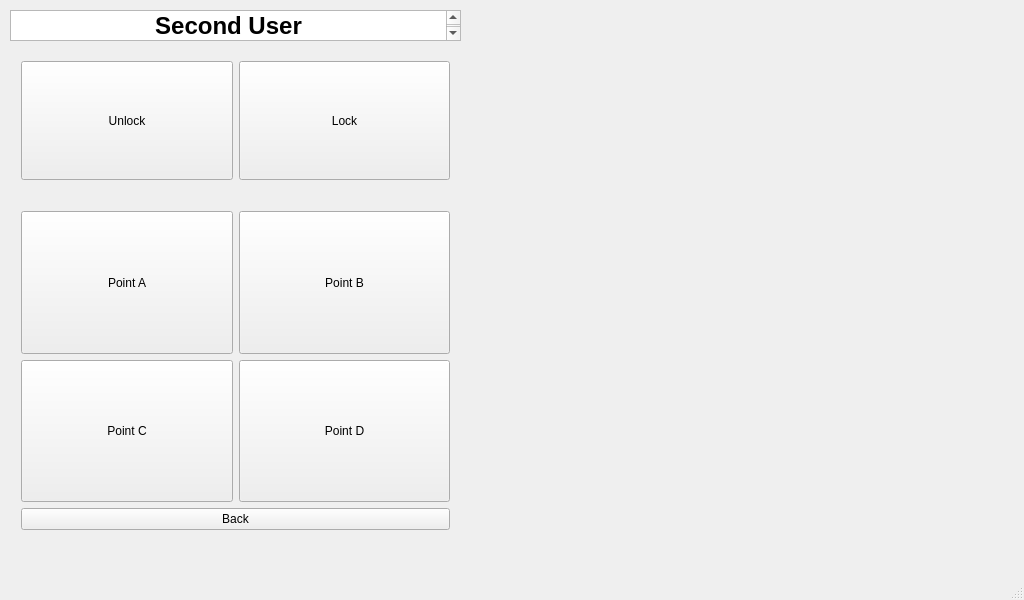
<?xml version="1.0" encoding="UTF-8"?>
<ui version="4.0">
 <class>merry_win</class>
 <widget class="QMainWindow" name="merry_win">
  <property name="geometry">
   <rect>
    <x>0</x>
    <y>0</y>
    <width>1024</width>
    <height>600</height>
   </rect>
  </property>
  <property name="windowTitle">
   <string>merry_win</string>
  </property>
  <widget class="QWidget" name="centralWidget">
   <widget class="QTextEdit" name="textEdit">
    <property name="geometry">
     <rect>
      <x>10</x>
      <y>10</y>
      <width>451</width>
      <height>31</height>
     </rect>
    </property>
    <property name="font">
     <font>
      <pointsize>18</pointsize>
      <weight>75</weight>
      <bold>true</bold>
     </font>
    </property>
    <property name="html">
     <string>&lt;!DOCTYPE HTML PUBLIC &quot;-//W3C//DTD HTML 4.0//EN&quot; &quot;http://www.w3.org/TR/REC-html40/strict.dtd&quot;&gt;
&lt;html&gt;&lt;head&gt;&lt;meta name=&quot;qrichtext&quot; content=&quot;1&quot; /&gt;&lt;style type=&quot;text/css&quot;&gt;
p, li { white-space: pre-wrap; }
&lt;/style&gt;&lt;/head&gt;&lt;body style=&quot; font-family:'Ubuntu'; font-size:18pt; font-weight:600; font-style:normal;&quot;&gt;
&lt;p align=&quot;center&quot; style=&quot; margin-top:0px; margin-bottom:0px; margin-left:0px; margin-right:0px; -qt-block-indent:0; text-indent:0px;&quot;&gt;Second User&lt;/p&gt;
&lt;p align=&quot;center&quot; style=&quot;-qt-paragraph-type:empty; margin-top:0px; margin-bottom:0px; margin-left:0px; margin-right:0px; -qt-block-indent:0; text-indent:0px; font-size:11pt; font-weight:400;&quot;&gt;&lt;br /&gt;&lt;/p&gt;&lt;/body&gt;&lt;/html&gt;</string>
    </property>
   </widget>
   <widget class="QWidget" name="gridLayoutWidget_2">
    <property name="geometry">
     <rect>
      <x>10</x>
      <y>50</y>
      <width>451</width>
      <height>141</height>
     </rect>
    </property>
    <layout class="QGridLayout" name="gridLayout">
     <item row="0" column="0">
      <widget class="QPushButton" name="Button_unlock1">
       <property name="sizePolicy">
        <sizepolicy hsizetype="Expanding" vsizetype="Expanding">
         <horstretch>0</horstretch>
         <verstretch>0</verstretch>
        </sizepolicy>
       </property>
       <property name="maximumSize">
        <size>
         <width>220</width>
         <height>16777215</height>
        </size>
       </property>
       <property name="layoutDirection">
        <enum>Qt::LeftToRight</enum>
       </property>
       <property name="styleSheet">
        <string notr="true">font: Bold 28pt &quot;Ubuntu&quot;;</string>
       </property>
       <property name="text">
        <string>Unlock</string>
       </property>
      </widget>
     </item>
     <item row="0" column="1">
      <widget class="QPushButton" name="Button_lock1">
       <property name="sizePolicy">
        <sizepolicy hsizetype="Expanding" vsizetype="Expanding">
         <horstretch>0</horstretch>
         <verstretch>0</verstretch>
        </sizepolicy>
       </property>
       <property name="maximumSize">
        <size>
         <width>220</width>
         <height>16777215</height>
        </size>
       </property>
       <property name="layoutDirection">
        <enum>Qt::LeftToRight</enum>
       </property>
       <property name="styleSheet">
        <string notr="true">font: Bold 28pt &quot;Ubuntu&quot;;</string>
       </property>
       <property name="text">
        <string>Lock</string>
       </property>
      </widget>
     </item>
    </layout>
   </widget>
   <widget class="QWidget" name="gridLayoutWidget">
    <property name="geometry">
     <rect>
      <x>10</x>
      <y>200</y>
      <width>451</width>
      <height>341</height>
     </rect>
    </property>
    <layout class="QGridLayout" name="gridLayout_2">
     <item row="0" column="0">
      <widget class="QPushButton" name="Button_p1">
       <property name="sizePolicy">
        <sizepolicy hsizetype="Minimum" vsizetype="Expanding">
         <horstretch>0</horstretch>
         <verstretch>0</verstretch>
        </sizepolicy>
       </property>
       <property name="styleSheet">
        <string notr="true">font: 75 30pt &quot;Ubuntu Mono&quot;;</string>
       </property>
       <property name="text">
        <string>Point A</string>
       </property>
      </widget>
     </item>
     <item row="1" column="0">
      <widget class="QPushButton" name="Button_p3">
       <property name="sizePolicy">
        <sizepolicy hsizetype="Minimum" vsizetype="Expanding">
         <horstretch>0</horstretch>
         <verstretch>0</verstretch>
        </sizepolicy>
       </property>
       <property name="styleSheet">
        <string notr="true">font: 75 30pt &quot;Ubuntu Mono&quot;;</string>
       </property>
       <property name="text">
        <string>Point C</string>
       </property>
      </widget>
     </item>
     <item row="0" column="1">
      <widget class="QPushButton" name="Button_p2">
       <property name="sizePolicy">
        <sizepolicy hsizetype="Minimum" vsizetype="Expanding">
         <horstretch>0</horstretch>
         <verstretch>0</verstretch>
        </sizepolicy>
       </property>
       <property name="styleSheet">
        <string notr="true">font: 75 30pt &quot;Ubuntu Mono&quot;;</string>
       </property>
       <property name="text">
        <string>Point B</string>
       </property>
      </widget>
     </item>
     <item row="1" column="1">
      <widget class="QPushButton" name="Button_p4">
       <property name="sizePolicy">
        <sizepolicy hsizetype="Minimum" vsizetype="Expanding">
         <horstretch>0</horstretch>
         <verstretch>0</verstretch>
        </sizepolicy>
       </property>
       <property name="styleSheet">
        <string notr="true">font: 75 30pt &quot;Ubuntu Mono&quot;;</string>
       </property>
       <property name="text">
        <string>Point D</string>
       </property>
      </widget>
     </item>
     <item row="2" column="0" colspan="2">
      <widget class="QPushButton" name="Button_back">
       <property name="text">
        <string>Back</string>
       </property>
      </widget>
     </item>
    </layout>
   </widget>
   <widget class="QLabel" name="label">
    <property name="geometry">
     <rect>
      <x>470</x>
      <y>10</y>
      <width>551</width>
      <height>531</height>
     </rect>
    </property>
    <property name="text">
     <string/>
    </property>
    <property name="pixmap">
     <pixmap resource="../../give_one/resource/bears.qrc">:/new/prefix1/final_map.png</pixmap>
    </property>
   </widget>
  </widget>
  <widget class="QStatusBar" name="statusBar"/>
  <widget class="QMenuBar" name="menuBar">
   <property name="geometry">
    <rect>
     <x>0</x>
     <y>0</y>
     <width>1024</width>
     <height>31</height>
    </rect>
   </property>
  </widget>
 </widget>
 <layoutdefault spacing="6" margin="11"/>
 <resources>
  <include location="../resource/bears.qrc"/>
  <include location="../resource/bears.qrc"/>
  <include location="../../give_one/resource/bears.qrc"/>
 </resources>
 <connections/>
</ui>
